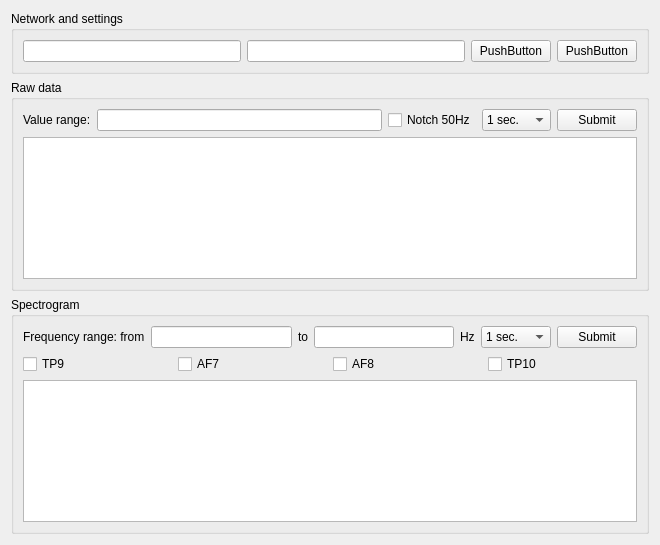
<?xml version="1.0" encoding="UTF-8"?>
<ui version="4.0">
 <class>Form</class>
 <widget class="QWidget" name="Form">
  <property name="geometry">
   <rect>
    <x>0</x>
    <y>0</y>
    <width>660</width>
    <height>545</height>
   </rect>
  </property>
  <property name="windowTitle">
   <string>Form</string>
  </property>
  <layout class="QGridLayout" name="gridLayout">
   <item row="1" column="0">
    <widget class="QGroupBox" name="groupBox1DPlot">
     <property name="title">
      <string>Raw data</string>
     </property>
     <layout class="QGridLayout" name="gridLayout_3">
      <item row="6" column="0">
       <widget class="PlotWidget" name="linePlot0"/>
      </item>
      <item row="0" column="0">
       <layout class="QHBoxLayout" name="horizontalLayout_2">
        <item>
         <widget class="QLabel" name="label_4">
          <property name="text">
           <string>Value range:</string>
          </property>
         </widget>
        </item>
        <item>
         <widget class="QLineEdit" name="lineEdit_5"/>
        </item>
        <item>
         <widget class="QCheckBox" name="checkBoxNotch50Hz">
          <property name="text">
           <string>Notch 50Hz</string>
          </property>
         </widget>
        </item>
        <item>
         <widget class="QComboBox" name="comboBoxRawDurations">
          <item>
           <property name="text">
            <string>1 sec.</string>
           </property>
          </item>
          <item>
           <property name="text">
            <string>5 sec.</string>
           </property>
          </item>
          <item>
           <property name="text">
            <string>10 sec.</string>
           </property>
          </item>
         </widget>
        </item>
        <item>
         <widget class="QPushButton" name="pushButtonRawParamsSubmit">
          <property name="text">
           <string>Submit</string>
          </property>
         </widget>
        </item>
       </layout>
      </item>
     </layout>
    </widget>
   </item>
   <item row="0" column="0">
    <widget class="QGroupBox" name="groupBoxNetwork">
     <property name="title">
      <string>Network and settings</string>
     </property>
     <layout class="QGridLayout" name="gridLayout_4">
      <item row="0" column="0">
       <layout class="QHBoxLayout" name="horizontalLayout_6">
        <item>
         <widget class="QLineEdit" name="lineEdit"/>
        </item>
        <item>
         <widget class="QLineEdit" name="lineEdit_2"/>
        </item>
        <item>
         <widget class="QPushButton" name="pushButton">
          <property name="text">
           <string>PushButton</string>
          </property>
         </widget>
        </item>
        <item>
         <widget class="QPushButton" name="pushButton_2">
          <property name="text">
           <string>PushButton</string>
          </property>
         </widget>
        </item>
       </layout>
      </item>
     </layout>
    </widget>
   </item>
   <item row="2" column="0">
    <widget class="QGroupBox" name="groupBox2DPlot">
     <property name="title">
      <string>Spectrogram</string>
     </property>
     <layout class="QGridLayout" name="gridLayout_2">
      <item row="1" column="0">
       <layout class="QHBoxLayout" name="horizontalLayout">
        <item>
         <layout class="QHBoxLayout" name="horizontalLayout_3">
          <item>
           <widget class="QCheckBox" name="checkBoxSpecTP9">
            <property name="text">
             <string>TP9</string>
            </property>
           </widget>
          </item>
          <item>
           <widget class="QCheckBox" name="checkBoxSpecAF7">
            <property name="text">
             <string>AF7</string>
            </property>
           </widget>
          </item>
          <item>
           <widget class="QCheckBox" name="checkBoxSpecAF8">
            <property name="text">
             <string>AF8</string>
            </property>
           </widget>
          </item>
          <item>
           <widget class="QCheckBox" name="checkBoxSpecTP10">
            <property name="text">
             <string>TP10</string>
            </property>
           </widget>
          </item>
         </layout>
        </item>
       </layout>
      </item>
      <item row="2" column="0">
       <widget class="PlotWidget" name="imgPlot0"/>
      </item>
      <item row="0" column="0">
       <layout class="QHBoxLayout" name="horizontalLayout_4">
        <item>
         <widget class="QLabel" name="label_3">
          <property name="text">
           <string>Frequency range: from</string>
          </property>
         </widget>
        </item>
        <item>
         <widget class="QLineEdit" name="lineEdit_3"/>
        </item>
        <item>
         <widget class="QLabel" name="label">
          <property name="text">
           <string>to</string>
          </property>
         </widget>
        </item>
        <item>
         <widget class="QLineEdit" name="lineEdit_4"/>
        </item>
        <item>
         <widget class="QLabel" name="label_2">
          <property name="text">
           <string>Hz</string>
          </property>
         </widget>
        </item>
        <item>
         <widget class="QComboBox" name="comboBoxSpecDurations">
          <item>
           <property name="text">
            <string>1 sec.</string>
           </property>
          </item>
          <item>
           <property name="text">
            <string>30 sec.</string>
           </property>
          </item>
          <item>
           <property name="text">
            <string>1 min.</string>
           </property>
          </item>
          <item>
           <property name="text">
            <string>10 min.</string>
           </property>
          </item>
          <item>
           <property name="text">
            <string>30 min.</string>
           </property>
          </item>
          <item>
           <property name="text">
            <string>60 min.</string>
           </property>
          </item>
         </widget>
        </item>
        <item>
         <widget class="QPushButton" name="pushButtonSpecParamsSubmit">
          <property name="text">
           <string>Submit</string>
          </property>
         </widget>
        </item>
       </layout>
      </item>
     </layout>
    </widget>
   </item>
  </layout>
 </widget>
     <customwidgets>
        <customwidget>
            <class>PlotWidget</class>
            <extends>QGraphicsView</extends>
            <header>pyqtgraph</header>   
        </customwidget>
    </customwidgets>  
 <resources/>
 <connections/>
</ui>
